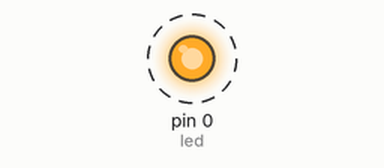
A sketch run on a simulated Arduino Uno, built with avr-gcc and run on an emulated ATmega328P. Parts: output pins drawn as LEDs (lit = HIGH). Dashed ring = blinking.

Above: at 0.05 s.
Timing chart, 0 to 3.0 s (numbered marks = the images above):
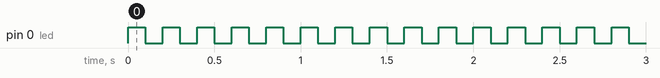

The sketch:

Dylan_schmidt_s_blinking_LED.ino
```cpp
int led=0;

void setup() {
  //OUR BOMBING SOFTWARE
  pinMode(led, OUTPUT);
}

void loop() {
  //BOOM!
  digitalWrite(led, HIGH);
  delay(100);
  digitalWrite(led, LOW);
  delay(100);
}
```

Measured:
- by itself, pin 0 (led): alternates HIGH for 0.10 s and LOW for 0.10 s
